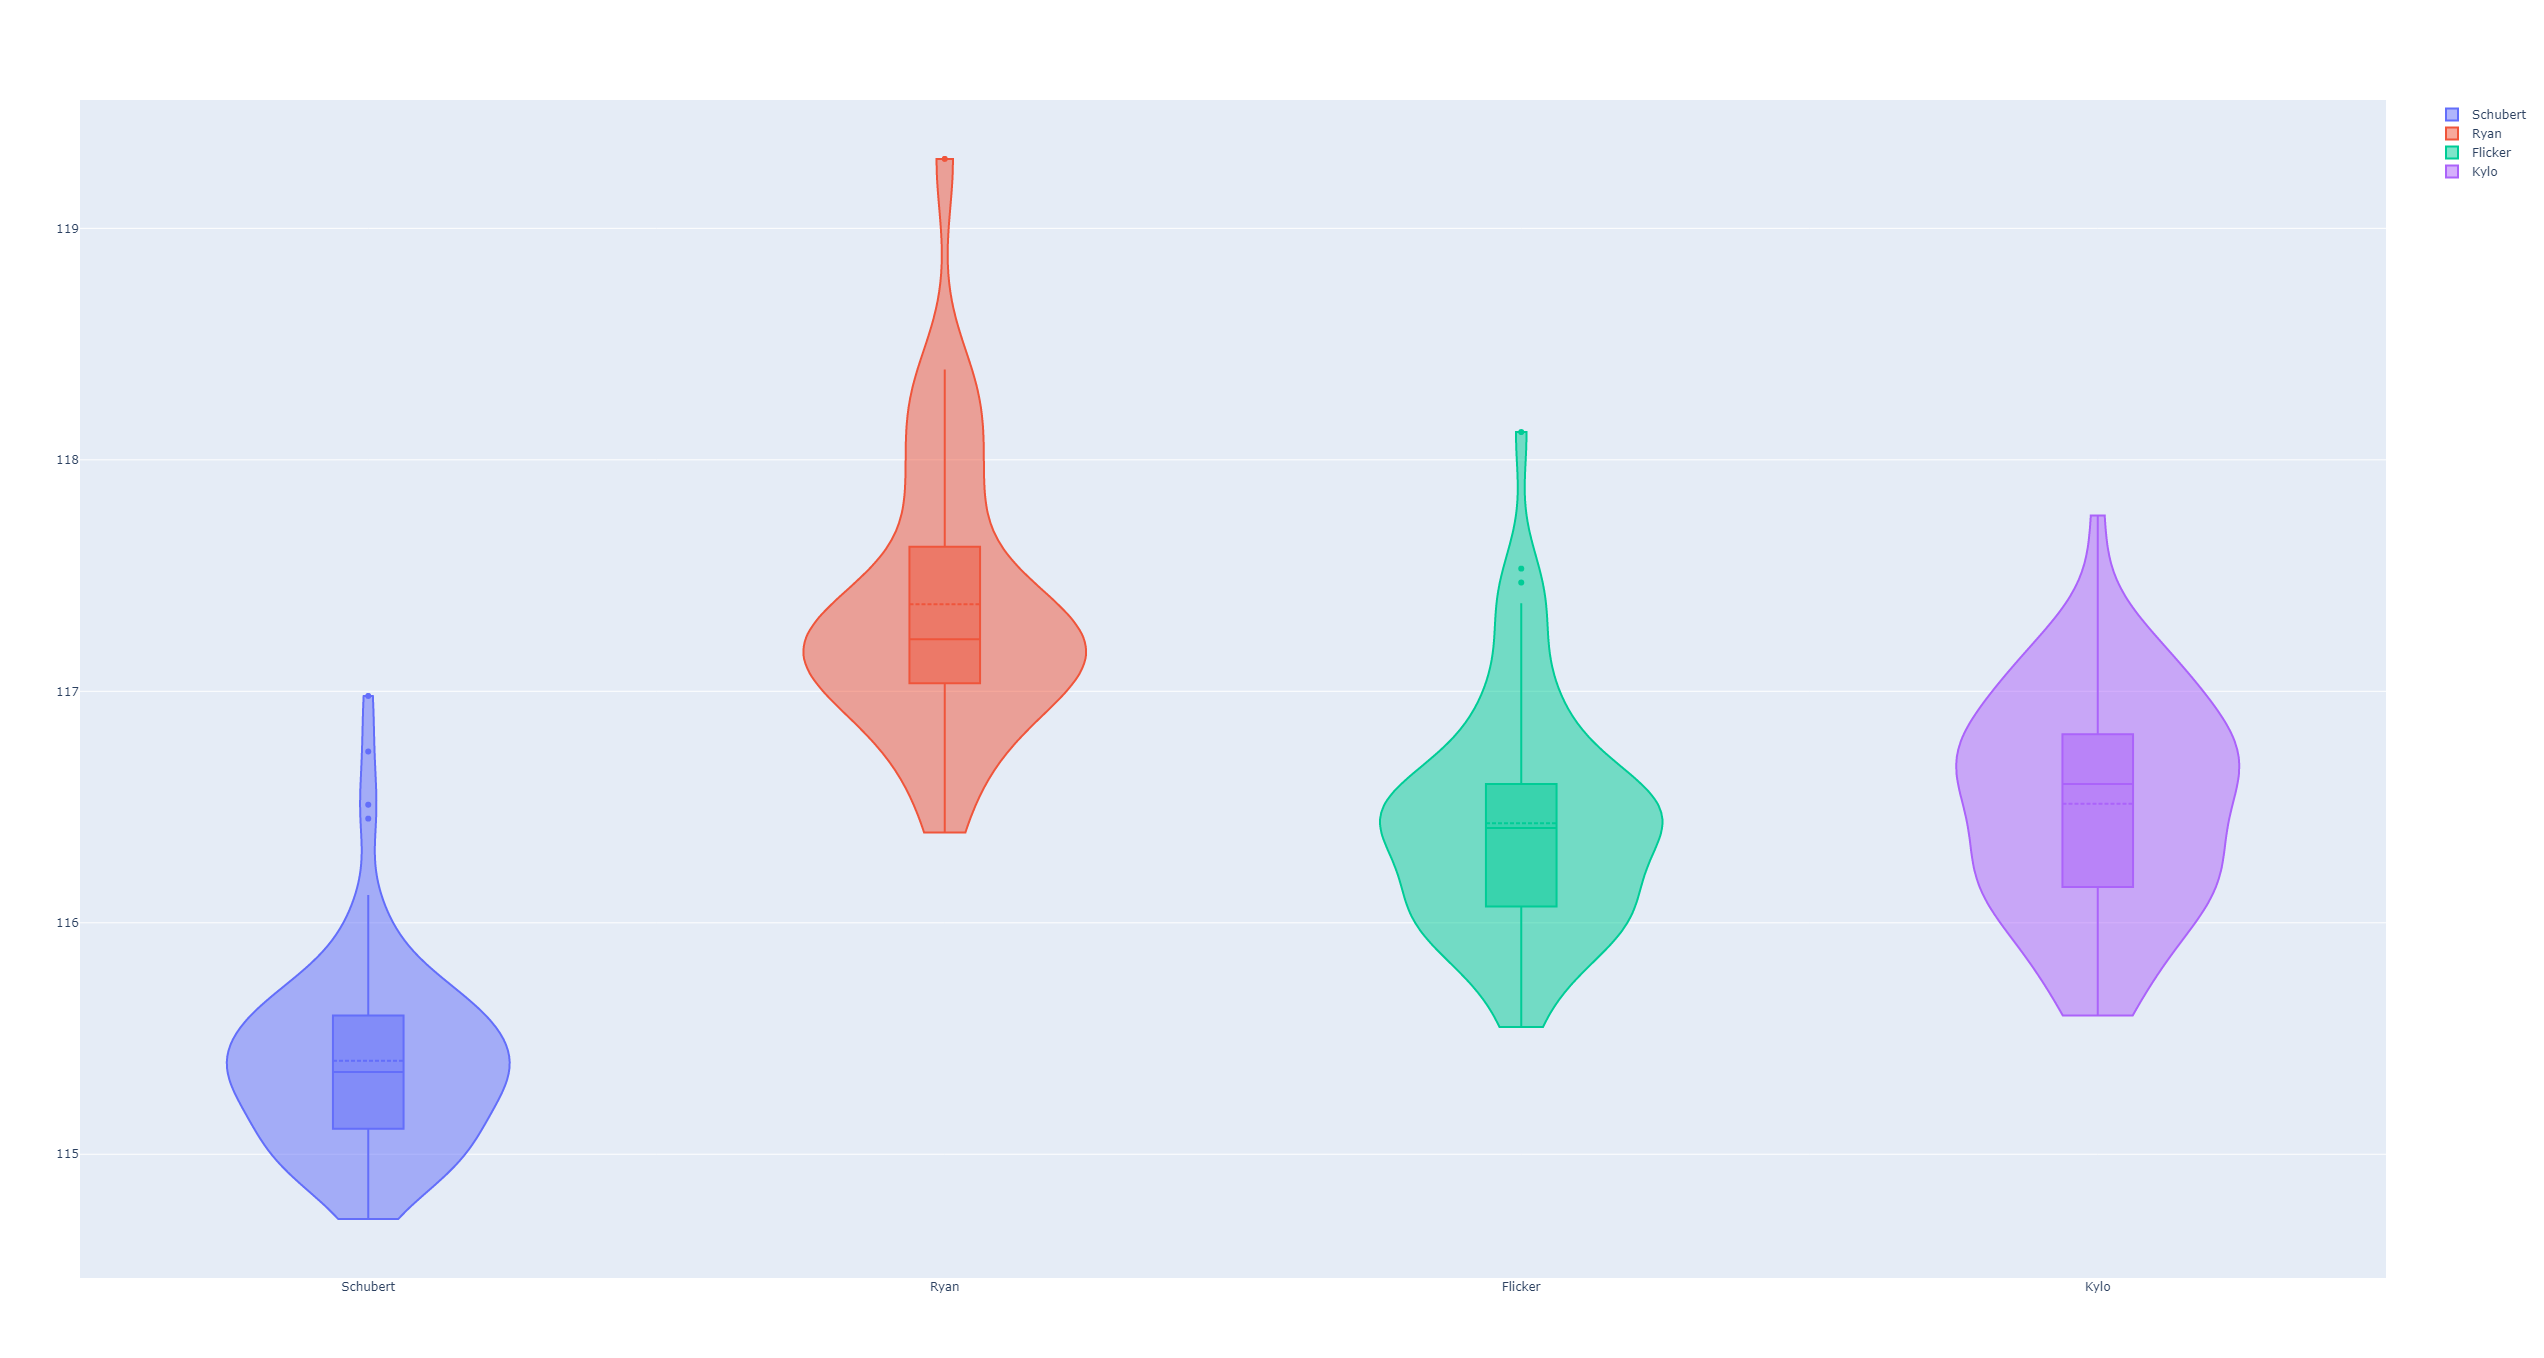

Recreate this plot in Python.
import plotly.graph_objects as go

import pandas as pd

df = pd.read_csv("Paul Ricard lap times.csv")

fig = go.Figure()

drivers = ['Schubert','Ryan','Flicker', 'Kylo']


for driver in drivers:
    fig.add_trace(go.Violin(x=df['driver'][df['driver'] == driver],
                            y=df['time in seconds'][df['driver'] == driver],
                            spanmode="hard",
                            width=0,
                            name=driver,
                            box_visible=True,
                            meanline_visible=True)
    )

fig.show()
